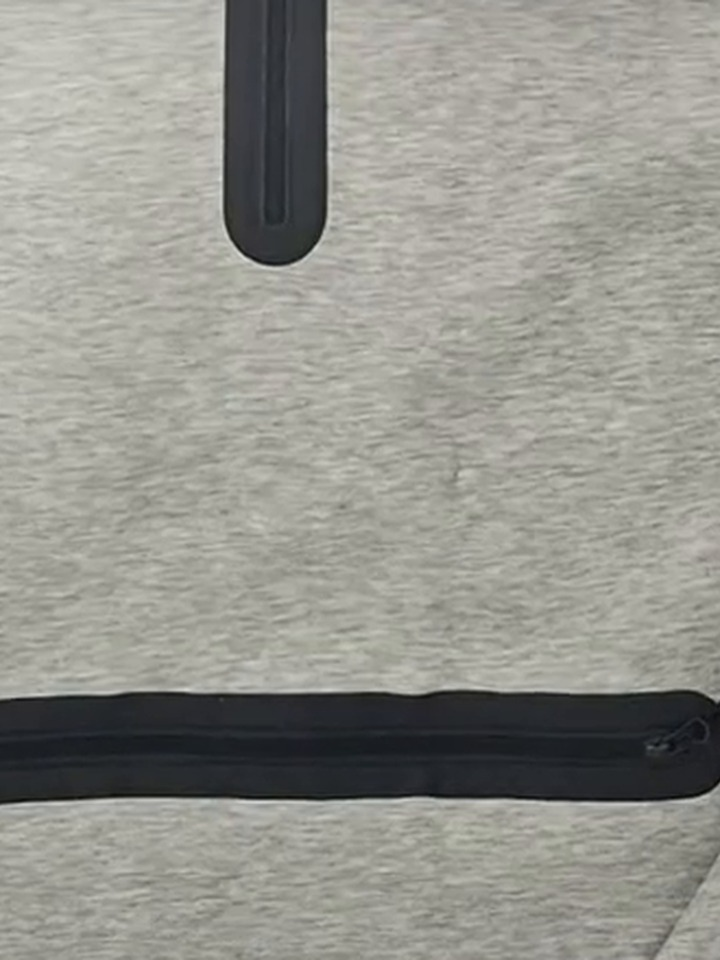
#> input picture projects/techfleece-legit-check/assets/pocket_auth.jpg, 720 x 960 px, given in place of _tf2.6.png, which was not available
$ python crop_assets.py assets/pocket_auth.jpg
#> lines starting #> are read from the running program, lines starting #| are printed output that depends on the picture
"""Images propres extraites de la vidéo utilisateur (576x1024), zones sans texte ni chip incrustés → cartes 3:4."""
import sys, subprocess, os
from PIL import Image, ImageOps
V = sys.argv[1]; OUT = "assets"; os.makedirs(OUT, exist_ok=True)
CROPS = {
  "full_fake":   (2.6, (30, 262, 268, 598)),
  "full_auth":   (2.6, (308, 262, 546, 598)),
  "pocket_fake": (8.4, (22, 338, 278, 625)),
  "pocket_auth": (5.0, (0, 240, 576, 680)),
  "logo_fake":   (13.2, (20, 340, 278, 628)),
  "logo_auth":   (13.2, (300, 340, 556, 670)),
  "label_fake":  (22.0, (20, 345, 276, 672)),
  "label_auth":  (22.0, (300, 345, 554, 672)),
}
for name, (t, box) in CROPS.items():
    tmp = f"/tmp/_tf{t}.png"
    subprocess.run(["ffmpeg", "-v", "error", "-y", "-ss", str(t), "-i", V, "-frames:v", "1", tmp], check=True)
#> (this line was passed over: subprocess is not available in this run)
    ImageOps.fit(Image.open(tmp).convert("RGB").crop(box), (720, 960), Image.LANCZOS).save(f"{OUT}/{name}.jpg", quality=92)
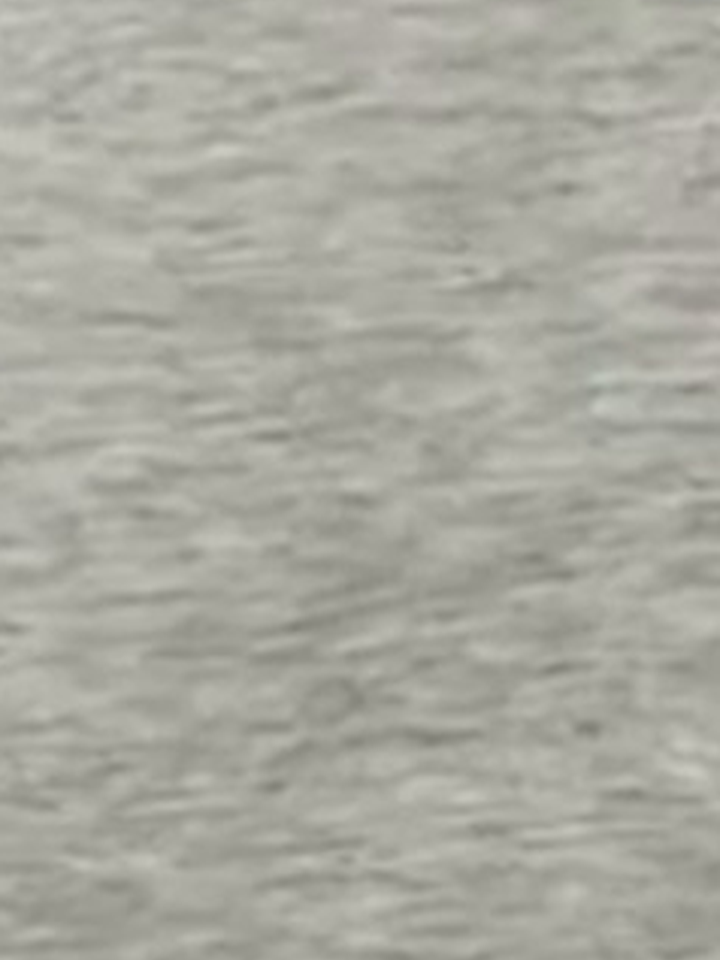
#> saved as full_fake.jpg: PIL image 720x960 RGB; mean R, G, B 169.3, 169.2, 159.4
#> pass 3 of the loop `for name, (t, box) in CROPS.items():`:
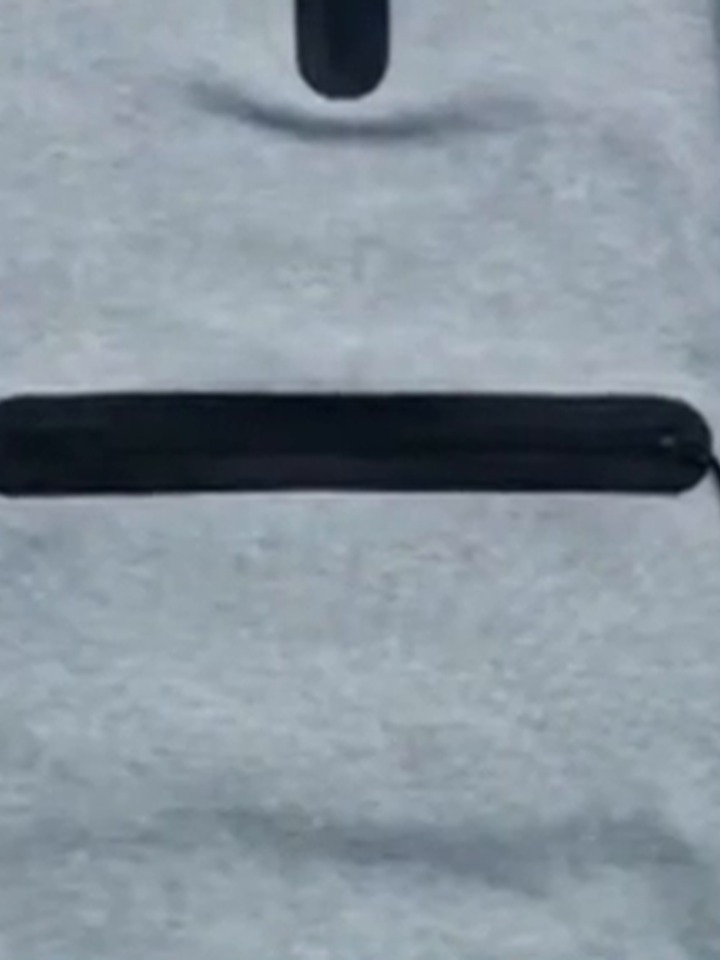
#> input picture projects/techfleece-legit-check/assets/pocket_fake.jpg, 720 x 960 px, given in place of _tf8.4.png, which was not available
#> `ImageOps.fit(Image.open(tmp).convert("RGB").crop(box), (720, 960), Ima..`:
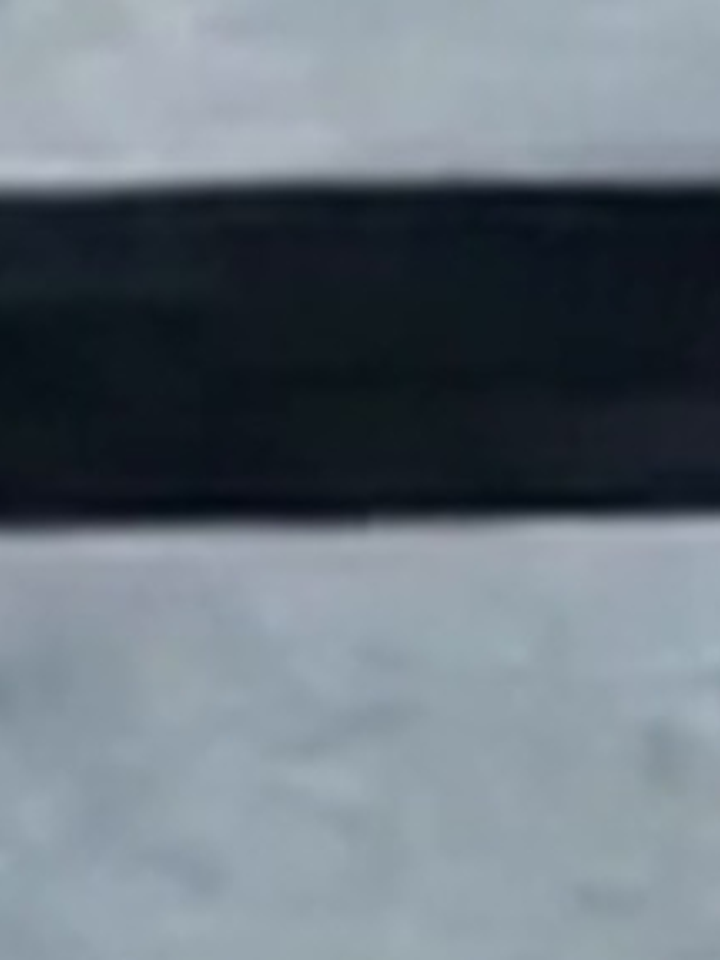
#> saved as pocket_fake.jpg: PIL image 720x960 RGB; mean R, G, B 104.3, 115.1, 124.4
#> (the run stopped early here; a loop or call above may not have finished)
